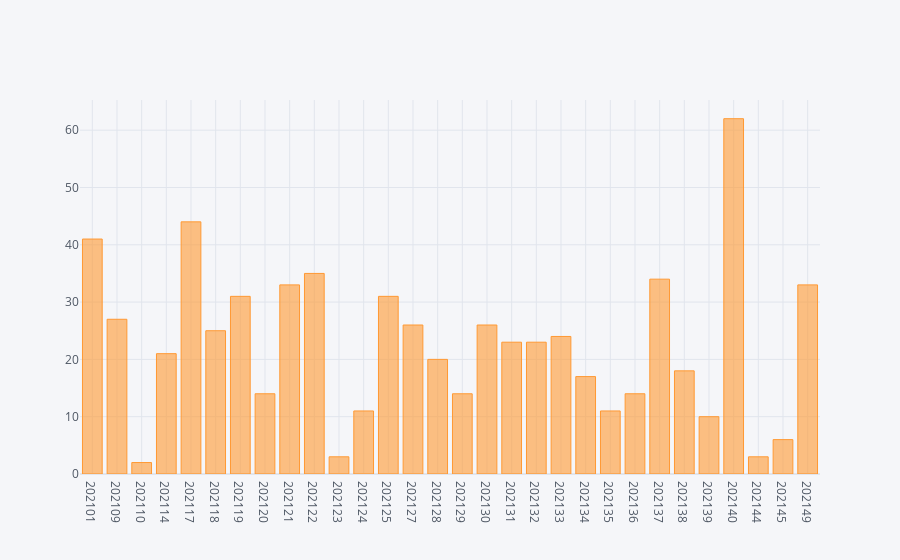

The code cell stored with this chart in its notebook:
### Markdown cell above
### Frecuencia de mensajes por fecha

### Code cell
aux = df[['fecha','mensaje']].copy()
aux['fecha'] =aux['fecha'].map(lambda x:x.strftime('%Y%W'))
aux.groupby('fecha').count().iplot(kind='bar')

### Figure 1 — Plotly figure (JSON) as saved in the notebook; plotly's stock layout.template omitted (floating-point values rounded to 4 significant figures)
{"data": [{"marker": {"color": "rgba(255, 153, 51, 0.6)", "line": {"color": "rgba(255, 153, 51, 1.0)", "width": 1}}, "name": "mensaje", "orientation": "v", "text": "", "type": "bar", "x": ["202101", "202109", "202110", "202114", "202117", "202118", "202119", "202120", "202121", "202122", "202123", "202124", "202125", "202127", "202128", "202129", "202130", "202131", "202132", "202133", "202134", "202135", "202136", "202137", "202138", "202139", "202140", "202144", "202145", "202149"], "y": [41, 27, 2, 21, 44, 25, 31, 14, 33, 35, 3, 11, 31, 26, 20, 14, 26, 23, 23, 24, 17, 11, 14, 34, 18, 10, 62, 3, 6, 33]}], "layout": {"legend": {"bgcolor": "#F5F6F9", "font": {"color": "#4D5663"}}, "paper_bgcolor": "#F5F6F9", "plot_bgcolor": "#F5F6F9", "title": {"font": {"color": "#4D5663"}}, "xaxis": {"gridcolor": "#E1E5ED", "showgrid": true, "tickfont": {"color": "#4D5663"}, "title": {"font": {"color": "#4D5663"}, "text": ""}, "zerolinecolor": "#E1E5ED"}, "yaxis": {"gridcolor": "#E1E5ED", "showgrid": true, "tickfont": {"color": "#4D5663"}, "title": {"font": {"color": "#4D5663"}, "text": ""}, "zerolinecolor": "#E1E5ED"}}}
